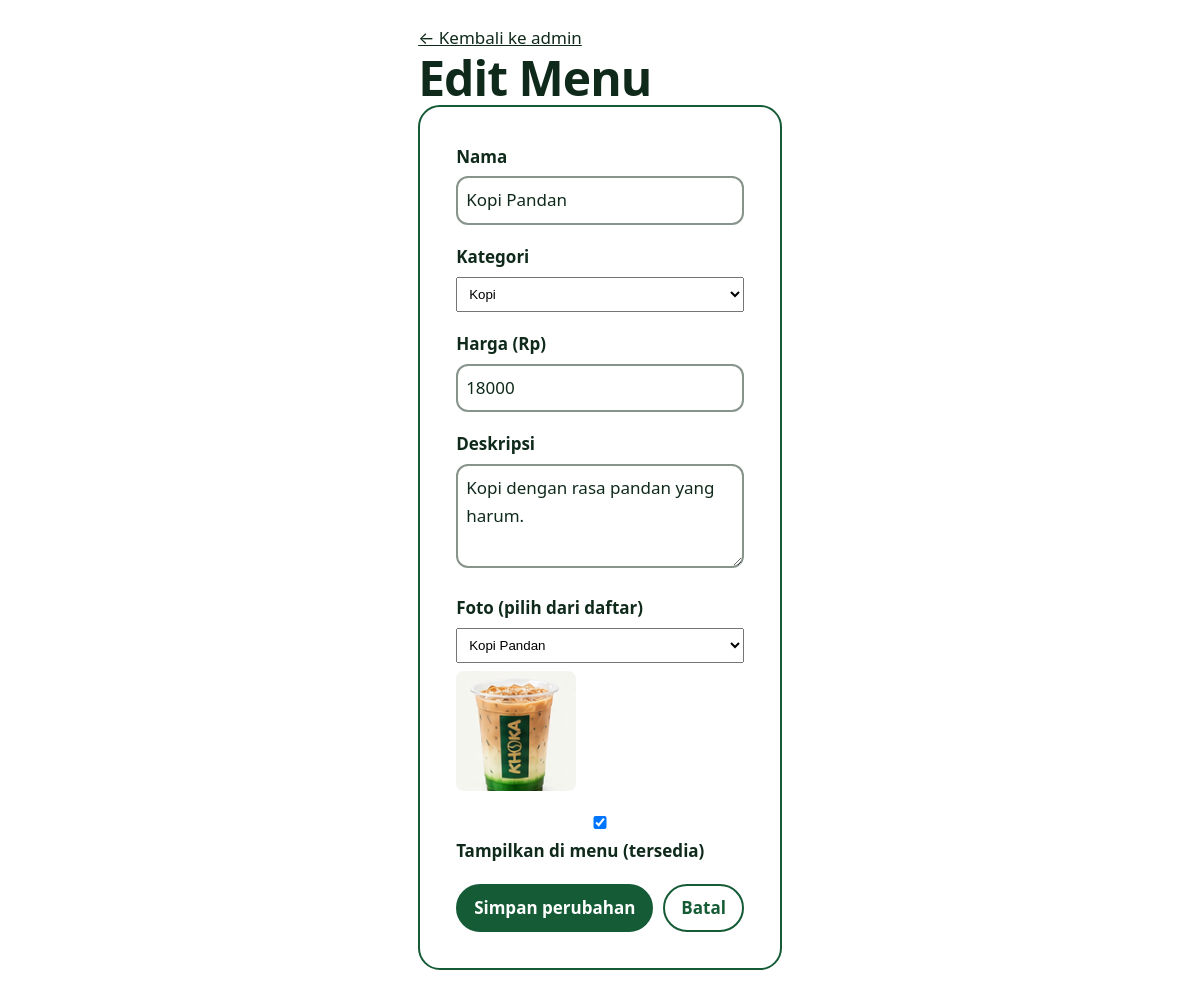
Screenshot of /php/admin/edit.php?id=4 (signed in) with the database file from the repository.
### tables this page shows
CREATE TABLE `menu` (
  `id` int(10) UNSIGNED NOT NULL,
  `kategori_id` int(10) UNSIGNED NOT NULL,
  `nama` varchar(100) NOT NULL,
  `deskripsi` varchar(255) NOT NULL DEFAULT '',
  `harga` int(10) UNSIGNED NOT NULL DEFAULT 0,
  `foto` varchar(200) NOT NULL DEFAULT '',
  `tersedia` tinyint(1) NOT NULL DEFAULT 1,
  `urutan` int(11) NOT NULL DEFAULT 0,
  `dibuat` timestamp NOT NULL DEFAULT current_timestamp()
);

CREATE TABLE `kategori` (
  `id` int(10) UNSIGNED NOT NULL,
  `slug` varchar(30) NOT NULL,
  `nama` varchar(60) NOT NULL,
  `urutan` int(11) NOT NULL DEFAULT 0
);

### php/koneksi.php (called while the page is built, shortened)
<?php
function e($s): string {
    return htmlspecialchars((string)$s, ENT_QUOTES, 'UTF-8');
}

### php/admin/edit.php (the view, shortened to what this page needs)
<?php
require_once __DIR__ . '/../foto.php';
$pdo = db();
$id  = (int)($_GET['id'] ?? $_POST['id'] ?? 0);
$st = $pdo->prepare('SELECT * FROM menu WHERE id = ?');
$st->execute([$id]);
$m = $st->fetch();
$kategori = $pdo->query('SELECT id, nama FROM kategori ORDER BY urutan')->fetchAll();
?>
<!DOCTYPE html>
<html lang="id">
<head>
  <link rel="stylesheet" href="../../style.css">
</head>
<body>
<div class="adm">
  <p><a href="index.php">&larr; Kembali ke admin</a></p>
  <h1 class="judul-halaman">Edit Menu</h1>
  <form method="post" class="form">
    <div class="field"><label>Nama</label>
      <input type="text" name="nama" value="<?= e($m['nama']) ?>" required maxlength="100"></div>
    <div class="field"><label>Kategori</label>
      <select name="kategori_id" required>
        <?php foreach ($kategori as $k): ?>
          <option value="<?= (int)$k['id'] ?>" <?= (int)$k['id'] === (int)$m['kategori_id'] ? 'selected' : '' ?>><?= e($k['nama']) ?></option>
        <?php endforeach; ?>
      </select></div>
    <div class="field"><label>Harga (Rp)</label>
      <input type="text" name="harga" value="<?= (int)$m['harga'] ?>" inputmode="numeric"></div>
    <div class="field"><label>Deskripsi</label>
      <textarea name="deskripsi" rows="3" maxlength="255"><?= e($m['deskripsi']) ?></textarea></div>
    <div class="field"><label>Foto (pilih dari daftar)</label>
    </div>
    <div class="field"><label><input type="checkbox" name="tersedia" value="1" <?= $m['tersedia'] ? 'checked' : '' ?>> Tampilkan di menu (tersedia)</label></div>
    <div class="aksi">
      <button type="submit" class="btn btn-gelap">Simpan perubahan</button>
      <a class="btn btn-garis-gelap" href="index.php">Batal</a>
    </div>
  </form>
</div>
</body>
</html>

### style.css (style rules this page uses)
:root { --hijau-tua: #0C3620; --hijau-dalam: #082617; --hijau: #155B36; --hijau-muda: #E9F3EC; --mint: #BFE3CB; --teks: #0F2A1B; --putih: #FFFFFF; --merah: #B3261E; }
*, *::before, *::after { box-sizing: border-box; margin: 0; padding: 0; }
body { display: flex; flex-direction: column; min-height: 100vh; font-family: 'Nunito Sans', system-ui, -apple-system, 'Segoe UI', Roboto, sans-serif; font-size: 1.0625rem; line-height: 1.65; color: var(--teks); background: var(--putih); -webkit-font-smoothing: antialiased; }
a { color: inherit; }
h1, h2, h3, .brand { font-family: 'Bricolage Grotesque', 'Trebuchet MS', system-ui, sans-serif; line-height: 1.1; }
.btn { display: inline-block; padding: .8rem 1.5rem; border: 2px solid transparent; border-radius: 999px; font: inherit; font-weight: 700; text-decoration: none; text-align: center; cursor: pointer; transition: background .2s, color .2s, border-color .2s; }
.btn-gelap { background: var(--hijau); border-color: var(--hijau); color: var(--putih); }
.btn-garis-gelap { border-color: var(--hijau); color: var(--hijau); }
h1 { max-width: 13ch; font-size: clamp(2.5rem, 9vw, 4.6rem); font-weight: 800; letter-spacing: -.03em; }
.judul-halaman { max-width: none; font-size: clamp(2rem, 6vw, 3rem); font-weight: 800; letter-spacing: -.02em; }
.form { padding: 1.75rem; border: 2px solid var(--hijau); border-radius: 22px; background: var(--putih); }
.field { margin-bottom: 1.15rem; }
.field label { display: block; margin-bottom: .35rem; font-weight: 700; }
.field input, .field textarea { width: 100%; padding: .75rem 1rem; border: 2px solid rgba(15, 42, 27, .5); border-radius: 12px; background: #fff; color: var(--teks); font: inherit; resize: vertical; }
@media (min-width: 900px) { .form { padding: 2.25rem; } }

### php/admin/edit.php (style rules this page uses)
.adm { max-width:620px;margin:0 auto;padding:24px 16px }
.adm input[type=text],.adm select,.adm textarea { padding:8px;width:100%;box-sizing:border-box }
.adm .btn { padding:8px 16px;cursor:pointer;display:inline-block;text-decoration:none }
.adm .aksi { display:flex;gap:10px;margin-top:16px }

### rows the page displays
menu: nama "Kopi Pandan", kategori_id "Kopi", harga "18000", deskripsi "Kopi dengan rasa pandan yang harum.", tersedia "☑"

### other values shown
form field foto "Kopi Pandan"
